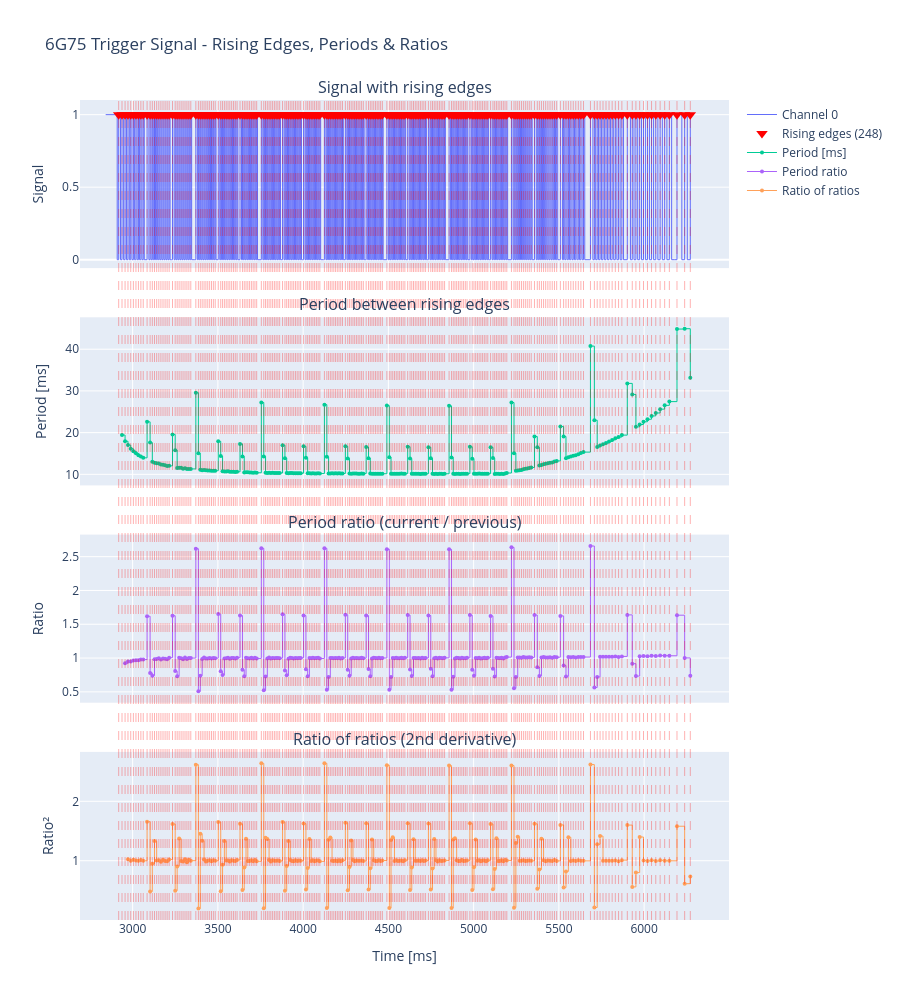

Notebook code cell kept with this figure:
### Code cell
# Find rising edges: signal transitions from 0 to 1
rising_mask = (signal.diff() > 0) & (signal > 0.5)
rising_times_ms = time_ms[rising_mask]

print(f"Found {len(rising_times_ms)} rising edges")

fig2 = make_subplots(
    rows=4, cols=1, shared_xaxes=True, vertical_spacing=0.06,
    subplot_titles=("Signal with rising edges", "Period between rising edges", "Period ratio (current / previous)", "Ratio of ratios (2nd derivative)")
)

fig2.add_trace(go.Scatter(x=time_ms, y=signal, mode='lines', line=dict(width=1, shape='hv'), name='Channel 0'), row=1, col=1)

# Use add_shape with yref='paper' so lines span all subplots
for t in rising_times_ms:
    fig2.add_shape(type='line', x0=t, x1=t, y0=0, y1=1, xref='x', yref='paper',
                   opacity=0.3, line=dict(color='red', width=1, dash='dash'))

fig2.add_trace(go.Scatter(
    x=rising_times_ms, y=[signal.max()] * len(rising_times_ms),
    mode='markers', marker=dict(color='red', symbol='triangle-down', size=10),
    name=f'Rising edges ({len(rising_times_ms)})'
), row=1, col=1)

# Compute inter-edge periods, ratios, and ratio-of-ratios
rising_times_arr = rising_times_ms.values
periods_ms = pd.Series(rising_times_arr[1:] - rising_times_arr[:-1])
period_times_ms = pd.Series(rising_times_arr[1:])
ratios = periods_ms / periods_ms.shift(1)
ratio_of_ratios = ratios / ratios.shift(1)

fig2.add_trace(go.Scatter(
    x=period_times_ms, y=periods_ms,
    mode='lines+markers', marker=dict(size=4), line=dict(width=1, shape='hv'),
    name='Period [ms]'
), row=2, col=1)

fig2.add_trace(go.Scatter(
    x=period_times_ms, y=ratios,
    mode='lines+markers', marker=dict(size=4), line=dict(width=1, shape='hv'),
    name='Period ratio'
), row=3, col=1)

fig2.add_trace(go.Scatter(
    x=period_times_ms, y=ratio_of_ratios,
    mode='lines+markers', marker=dict(size=4), line=dict(width=1, shape='hv'),
    name='Ratio of ratios'
), row=4, col=1)

fig2.update_yaxes(title_text="Signal", row=1, col=1)
fig2.update_yaxes(title_text="Period [ms]", row=2, col=1)
fig2.update_yaxes(title_text="Ratio", row=3, col=1)
fig2.update_yaxes(title_text="Ratio²", row=4, col=1)
fig2.update_xaxes(title_text="Time [ms]", row=4, col=1)
fig2.update_layout(title="6G75 Trigger Signal - Rising Edges, Periods & Ratios", height=1000, hovermode='x unified')
fig2.show()
